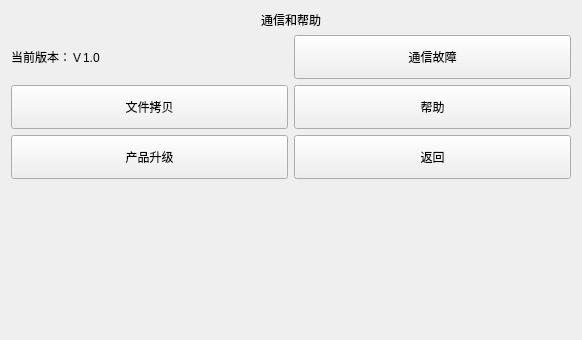
<?xml version="1.0" encoding="UTF-8"?>
<ui version="4.0">
 <class>communication_help</class>
 <widget class="QWidget" name="communication_help">
  <property name="geometry">
   <rect>
    <x>0</x>
    <y>0</y>
    <width>582</width>
    <height>340</height>
   </rect>
  </property>
  <property name="windowTitle">
   <string>Form</string>
  </property>
  <layout class="QGridLayout" name="gridLayout_2">
   <item row="0" column="0">
    <layout class="QVBoxLayout" name="verticalLayout">
     <item>
      <widget class="QLabel" name="lableTitle">
       <property name="sizePolicy">
        <sizepolicy hsizetype="Preferred" vsizetype="Maximum">
         <horstretch>0</horstretch>
         <verstretch>0</verstretch>
        </sizepolicy>
       </property>
       <property name="text">
        <string>通信和帮助</string>
       </property>
       <property name="alignment">
        <set>Qt::AlignCenter</set>
       </property>
      </widget>
     </item>
     <item>
      <layout class="QGridLayout" name="gridLayout">
       <item row="1" column="1">
        <widget class="QPushButton" name="pushButton_2">
         <property name="sizePolicy">
          <sizepolicy hsizetype="Minimum" vsizetype="Minimum">
           <horstretch>0</horstretch>
           <verstretch>0</verstretch>
          </sizepolicy>
         </property>
         <property name="text">
          <string>通信故障</string>
         </property>
        </widget>
       </item>
       <item row="2" column="1">
        <widget class="QPushButton" name="pushButton_4">
         <property name="sizePolicy">
          <sizepolicy hsizetype="Minimum" vsizetype="Minimum">
           <horstretch>0</horstretch>
           <verstretch>0</verstretch>
          </sizepolicy>
         </property>
         <property name="text">
          <string>帮助</string>
         </property>
        </widget>
       </item>
       <item row="3" column="1">
        <widget class="QPushButton" name="pushButton_5">
         <property name="sizePolicy">
          <sizepolicy hsizetype="Minimum" vsizetype="Minimum">
           <horstretch>0</horstretch>
           <verstretch>0</verstretch>
          </sizepolicy>
         </property>
         <property name="text">
          <string>返回</string>
         </property>
        </widget>
       </item>
       <item row="3" column="0">
        <widget class="QPushButton" name="pushButton_3">
         <property name="sizePolicy">
          <sizepolicy hsizetype="Minimum" vsizetype="Minimum">
           <horstretch>0</horstretch>
           <verstretch>0</verstretch>
          </sizepolicy>
         </property>
         <property name="text">
          <string>产品升级</string>
         </property>
        </widget>
       </item>
       <item row="2" column="0">
        <widget class="QPushButton" name="pushButton">
         <property name="sizePolicy">
          <sizepolicy hsizetype="Minimum" vsizetype="Minimum">
           <horstretch>0</horstretch>
           <verstretch>0</verstretch>
          </sizepolicy>
         </property>
         <property name="text">
          <string>文件拷贝</string>
         </property>
        </widget>
       </item>
       <item row="1" column="0">
        <widget class="QLabel" name="lableVersion">
         <property name="text">
          <string>当前版本：Ｖ1.0</string>
         </property>
        </widget>
       </item>
      </layout>
     </item>
     <item>
      <layout class="QHBoxLayout" name="horizontalLayout">
       <item>
        <widget class="issample" name="widget" native="true"/>
       </item>
       <item>
        <widget class="issample" name="widget_2" native="true"/>
       </item>
       <item>
        <widget class="date_widget" name="widget_3" native="true"/>
       </item>
      </layout>
     </item>
    </layout>
   </item>
  </layout>
 </widget>
 <customwidgets>
  <customwidget>
   <class>date_widget</class>
   <extends>QWidget</extends>
   <header>date_widget.h</header>
   <container>1</container>
  </customwidget>
  <customwidget>
   <class>issample</class>
   <extends>QWidget</extends>
   <header>issample.h</header>
   <container>1</container>
  </customwidget>
 </customwidgets>
 <resources/>
 <connections/>
</ui>
